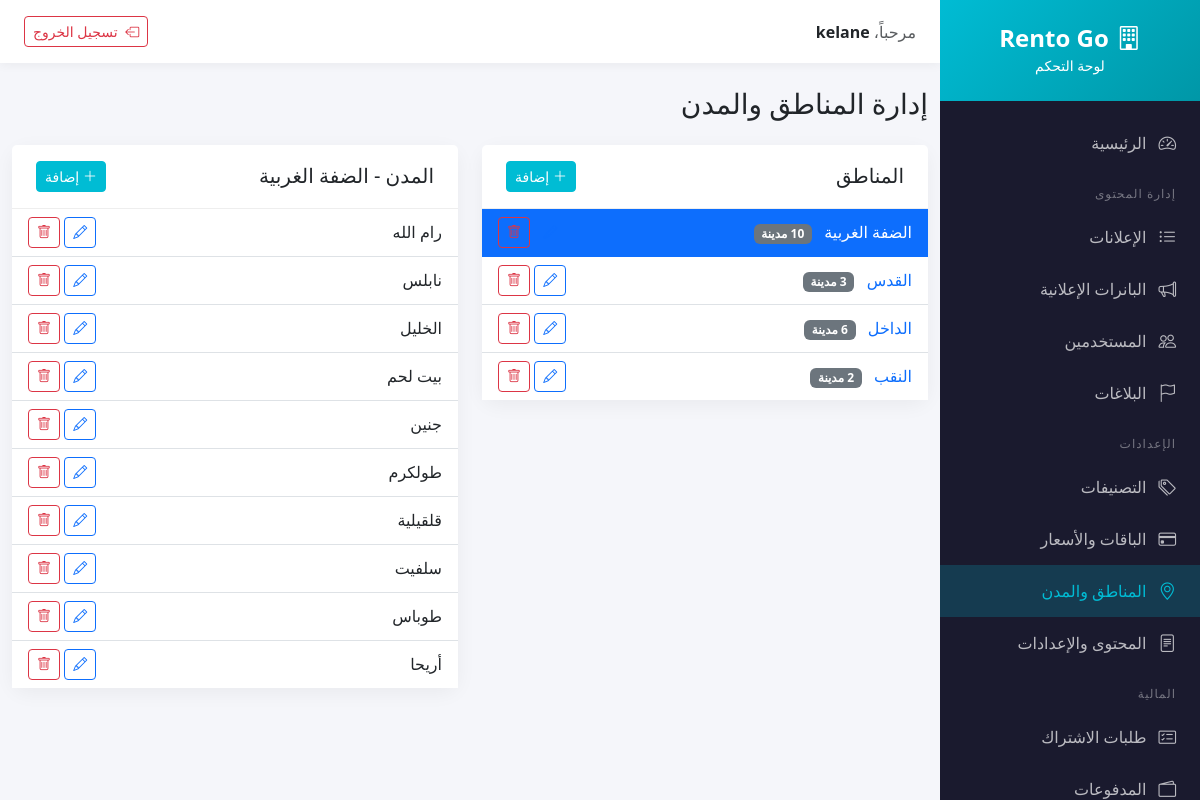
The app's page /deploy/admin/regions.php?region=1 (signed in) with its own data.
### tables this page shows
CREATE TABLE `regions` (
  `id` int(10) UNSIGNED NOT NULL,
  `name_ar` varchar(255) NOT NULL,
  `name_en` varchar(255) NOT NULL,
  `name_he` varchar(255) NOT NULL,
  `slug` varchar(100) NOT NULL,
  `is_active` tinyint(1) DEFAULT 1,
  `sort_order` int(11) DEFAULT 0,
  `created_at` timestamp NOT NULL DEFAULT current_timestamp()
);

CREATE TABLE `cities` (
  `id` int(10) UNSIGNED NOT NULL,
  `region_id` int(10) UNSIGNED NOT NULL,
  `name_ar` varchar(255) NOT NULL,
  `name_en` varchar(255) NOT NULL,
  `name_he` varchar(255) NOT NULL,
  `slug` varchar(100) NOT NULL,
  `is_active` tinyint(1) DEFAULT 1,
  `sort_order` int(11) DEFAULT 0,
  `created_at` timestamp NOT NULL DEFAULT current_timestamp()
);

### deploy/backend/config/database.php (called while the page is built, shortened)
<?php
class Database {
    private static $instance = null;
    private $connection;
    private function __construct() {
        try {
            $dsn = "mysql:host=" . DB_HOST . ";dbname=" . DB_NAME . ";charset=" . DB_CHARSET;
            $options = [
                PDO::ATTR_ERRMODE => PDO::ERRMODE_EXCEPTION,
                PDO::ATTR_DEFAULT_FETCH_MODE => PDO::FETCH_ASSOC,
                PDO::ATTR_EMULATE_PREPARES => false,
            ];
            $this->connection = new PDO($dsn, DB_USER, DB_PASS, $options);
            $this->connection->exec("SET time_zone = '+02:00'");
        } catch (PDOException $e) {
            throw new Exception("Database connection failed: " . $e->getMessage());
        }
    }
    public static function getInstance() {
        if (self::$instance === null) {
            self::$instance = new self();
        }
        return self::$instance;
    }
    public function query($sql, $params = []) {
        $stmt = $this->connection->prepare($sql);
        $stmt->execute($params);
        return $stmt;
    }
    public function fetch($sql, $params = []) {
        return $this->query($sql, $params)->fetch();
    }
    public function fetchAll($sql, $params = []) {
        return $this->query($sql, $params)->fetchAll();
    }
}

### deploy/admin/regions.php (the view, shortened to what this page needs)
<?php
require_once __DIR__ . '/../backend/config/database.php';
$db = Database::getInstance();
$regions = $db->fetchAll("SELECT r.*, (SELECT COUNT(*) FROM cities WHERE region_id = r.id) as cities_count FROM regions r ORDER BY sort_order, name_ar");
$selectedRegion = $_GET['region'] ?? null;
$cities = [];
if ($selectedRegion) {
    $cities = $db->fetchAll("SELECT * FROM cities WHERE region_id = ? ORDER BY sort_order, name_ar", [$selectedRegion]);
}
include 'includes/header.php';
?>
<div class="container-fluid py-4">
    <div class="row mb-4">
        <div class="col-12">
            <h1 class="h3 mb-0">إدارة المناطق والمدن</h1>
        </div>
    </div>
    <div class="row g-4">
        <div class="col-md-6">
            <div class="card">
                <div class="card-header d-flex justify-content-between align-items-center">
                    <h5 class="mb-0">المناطق</h5>
                    <button class="btn btn-primary btn-sm" data-bs-toggle="modal" data-bs-target="#regionModal">
                        <i class="bi bi-plus-lg"></i> إضافة
                    </button>
                </div>
                <div class="card-body p-0">
                    <div class="list-group list-group-flush">
                        <?php foreach ($regions as $region): ?>
                        <div class="list-group-item d-flex justify-content-between align-items-center <?= $selectedRegion == $region['id'] ? 'active' : '' ?>">
                            <a href="?region=<?= $region['id'] ?>" class="text-decoration-none <?= $selectedRegion == $region['id'] ? 'text-white' : '' ?>">
                                <?= htmlspecialchars($region['name_ar']) ?>
                                <span class="badge bg-secondary ms-2"><?= $region['cities_count'] ?> مدينة</span>
                            </a>
                            <div>
                                <button class="btn btn-sm btn-outline-primary" onclick="editRegion(<?= htmlspecialchars(json_encode($region)) ?>)">
                                    <i class="bi bi-pencil"></i>
                                </button>
                                <form method="POST" class="d-inline" onsubmit="return confirmDeleteRegion(<?= $region['cities_count'] ?>)">
                                    <button type="submit" class="btn btn-sm btn-outline-danger">
                                        <i class="bi bi-trash"></i>
                                    </button>
                                </form>
                            </div>
                        </div>
                        <?php endforeach; ?>
                    </div>
                </div>
            </div>
        </div>
        <div class="col-md-6">
            <div class="card">
                <div class="card-header d-flex justify-content-between align-items-center">
                    <h5 class="mb-0">
                        المدن
                        <?php if ($selectedRegion): ?>
                        <?php $regionName = $db->fetch("SELECT name_ar FROM regions WHERE id = ?", [$selectedRegion])['name_ar'] ?? ''; ?>
                        - <?= htmlspecialchars($regionName) ?>
                        <?php endif; ?>
                    </h5>
                    <?php if ($selectedRegion): ?>
                    <button class="btn btn-primary btn-sm" data-bs-toggle="modal" data-bs-target="#cityModal">
                        <i class="bi bi-plus-lg"></i> إضافة
                    </button>
                    <?php endif; ?>
                </div>
                <div class="card-body p-0">
                    <?php if ($selectedRegion): ?>
                    <div class="list-group list-group-flush">
                        <?php foreach ($cities as $city): ?>
                        <div class="list-group-item d-flex justify-content-between align-items-center">
                            <span>
                                <?= htmlspecialchars($city['name_ar']) ?>
                            </span>
                            <div>
                                <button class="btn btn-sm btn-outline-primary" onclick="editCity(<?= htmlspecialchars(json_encode($city)) ?>)">
                                    <i class="bi bi-pencil"></i>
                                </button>
                                <form method="POST" class="d-inline" onsubmit="return confirm('حذف المدينة؟')">
                                    <button type="submit" class="btn btn-sm btn-outline-danger">
                                        <i class="bi bi-trash"></i>
                                    </button>
                                </form>
                            </div>
                        </div>
                        <?php endforeach; ?>
                    </div>
                    <?php else: ?>
                    <div class="p-4 text-center text-muted">
                        اختر منطقة لعرض المدن
                    </div>
                    <?php endif; ?>
                </div>
            </div>
        </div>
    </div>
</div>
<?php include 'includes/footer.php'; ?>

### deploy/admin/includes/header.php (style rules this page uses)
:root { --teal: #00bcd4; --teal-dark: #0097a7; --dark-bg: #1a1a2e; --sidebar-width: 260px; }
body { font-family: 'Segoe UI', Tahoma, Geneva, Verdana, sans-serif; background-color: #f5f6fa; }
.card { border: none; border-radius: 15px; box-shadow: 0 5px 20px rgba(0,0,0,0.05); }
.card-header { background: white; border-bottom: 1px solid #eee; padding: 1rem 1.5rem; }
.btn-primary { background: var(--teal); border-color: var(--teal); }

### records on screen
regions: name_ar "الضفة الغربية"
regions: name_ar "القدس", cities_count "3"
regions: name_ar "الداخل", cities_count "6"
regions: name_ar "النقب", cities_count "2"
cities: name_ar "رام الله"
cities: name_ar "نابلس"
cities: name_ar "الخليل"
cities: name_ar "بيت لحم"
cities: name_ar "جنين"
cities: name_ar "طولكرم"
cities: name_ar "قلقيلية"
cities: name_ar "سلفيت"
cities: name_ar "طوباس"
cities: name_ar "أريحا"

### other values on screen
$_SESSION['admin_name'] "kelane"
